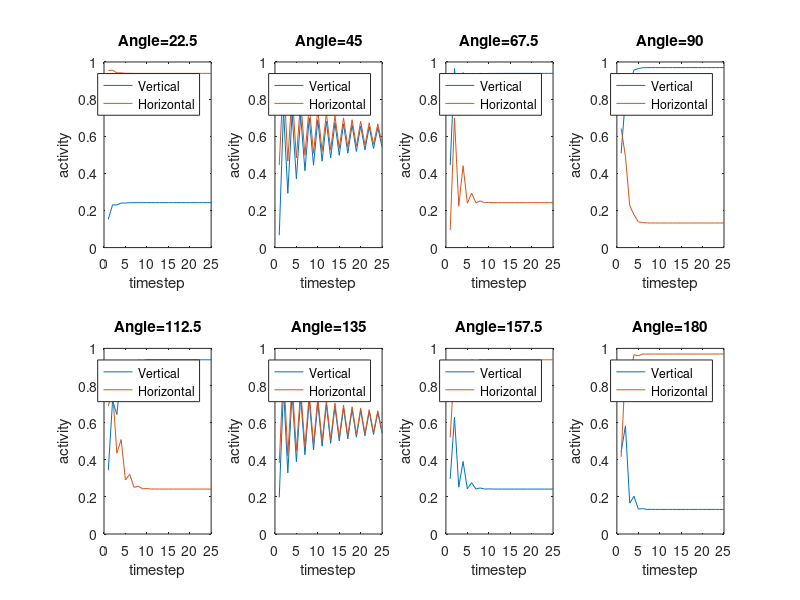

The MATLAB script that drew this image:
% Create a feedforward mean firing rate network.
% Manually tune the weights so that one output neuron responds to vertical 
% and the other responds to horizontal.
function jk_hw3_miniNet

inx = 0;
% cycle through angles.
for i = pi/8:pi/8:pi
    n = runNet(i);
    inx = inx + 1;
    subplot(2,4,inx)
    plot(n)
    axis ([0 25 0 1])
    title (['Angle=', num2str(rad2deg(i))])
    legend('Vertical', 'Horizontal')
    xlabel('timestep')
    ylabel('activity')
end
end


% runNet
%   Input:  angle in radians
%   Output: activity of output neurons for T timesteps
function [outN] = runNet (angle)

numInpN = 4;    % number of input neurons
numOutN = 2;    % number of output neurons
VERT = 1;       % index of vert neuron
HORZ = 2;       % index of hori neuron
GAIN = 2;       % gain of the sigmoid function
T = 25;         % number of timesteps

% allocate and initialize neurons
inpN = zeros(1,numInpN);
outN = zeros(T,numOutN);

% allocate and initialize weights
% the input to output weights are set to make vertical directions have
% stronger weights projecting to the vertical output neuron and vice versa
wInpOutExc = zeros(numInpN, numOutN); % [from, to]
pd = pi/numInpN : pi/numInpN : pi; % preferred directions

% used absolute value because it is orientation tuned
%   / - \ |
wInpOutExc(:,VERT) = abs(sin(pd));  % abs equates, eg, 90 and 270 deg
wInpOutExc(:,HORZ) = abs(cos(pd));  % abs equates, eg, 90 and 270 deg

% lateral inhibition between output neurons.
wOutOutInh = zeros(numOutN,numOutN);
wOutOutInh(VERT,HORZ) = -2;
wOutOutInh(HORZ,VERT) = -2;

% set initial state of neurons to a random number. just to make the
% dynamics a little more interesting
outN(1,:) = rand(1,numOutN); % start at random initial orientation

% an alternative to "buffer" that holds previous and current state values
for t = 2:T
    
    % set the rates of the input neurons
    for i = 1:numInpN
        inpN(i) = cosTune(pd(i),angle);
    end
    
    % cycle through the output neurons
    for i = 1:numOutN
        
        % calculate the synaptic input based on the presynaptic activity
        % from the previous timestep and the weight from the presynaptic
        % neuron to the postsynaptic neuron
        synIn = 0;
        % excitatory inputs
        for j = 1:numInpN
            synIn = synIn + inpN(j) .* wInpOutExc(j,i); % w from j to i
        end
        % inhibitory inputs
        for j = 1:numOutN
            synIn = synIn + outN(t-1,j) .* wOutOutInh(j,i); % w from j to i
        end
        
        % get the output neuron activity based on the synaptic input
        outN(t,i) = sigmoidN (synIn, GAIN);
    end
end
end

% Cosine Tuning 
% Used absolute value for orientation tuning
%   / - \ |
%   Input:  pd - preferred direction
%           a - angle in radians
%   Output: firing rate based on cosine tuning curve
function r = cosTune(pd, a)
r = abs(cos(a-pd));
end

% Sigmoid Activation
%   Input:  I - synaptic input
%           g - gain
%   Output: firing rate of sigmoid function
function r = sigmoidN (I, g) 
r = 1/(1+exp(-g*I));
end